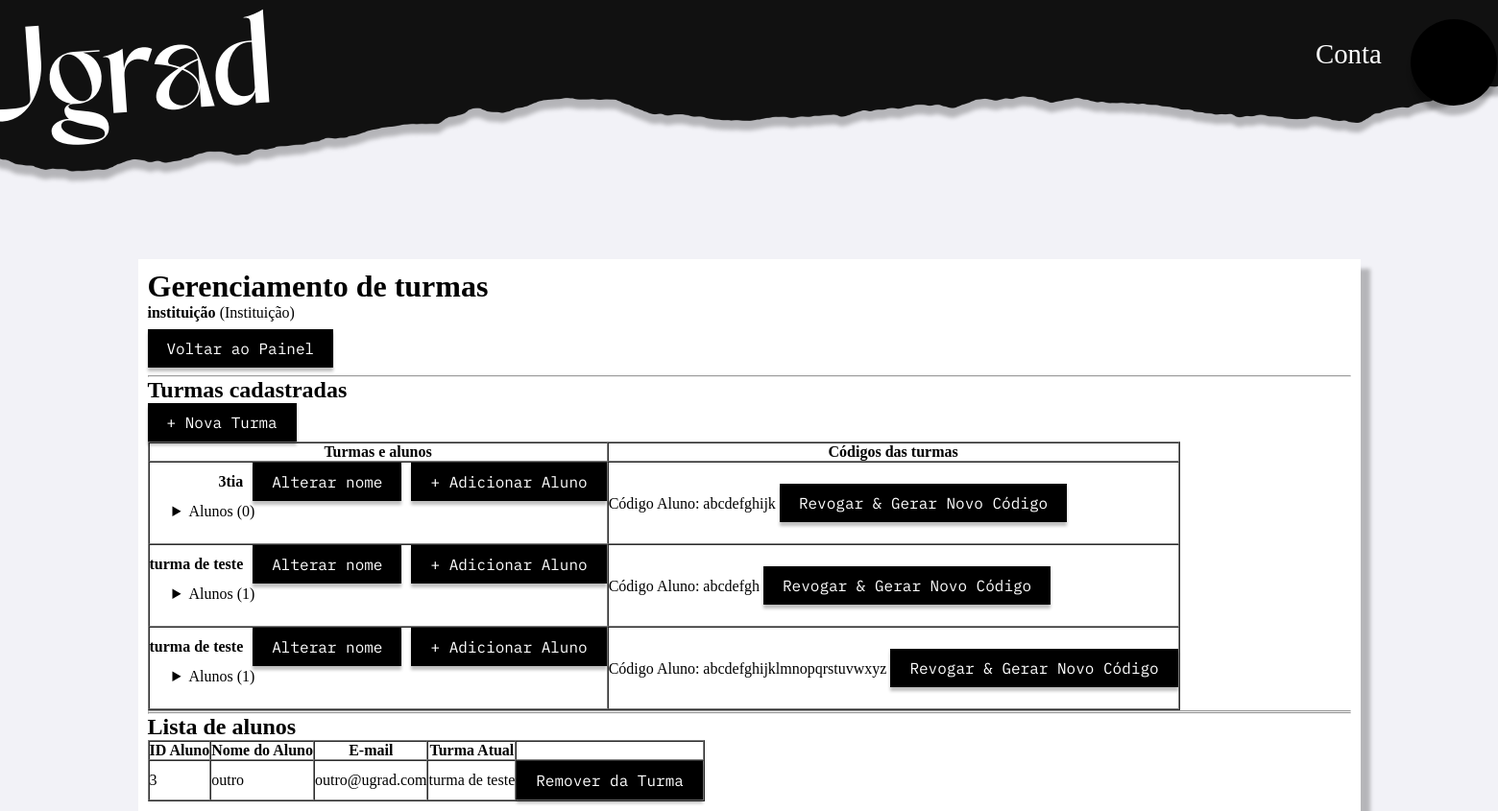
The page /gerenciar_turmas.php (signed in) on the database as committed earlier.
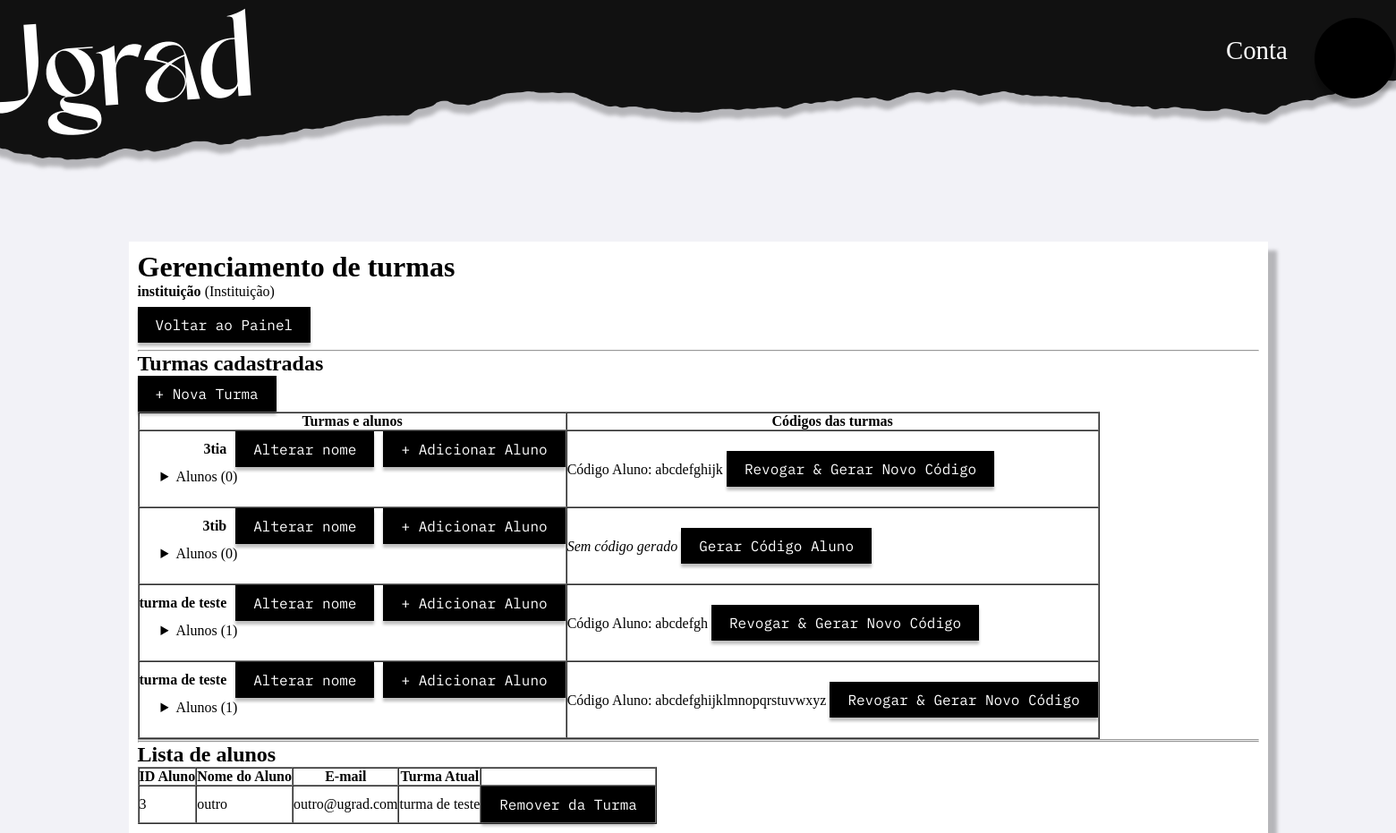
The same page on the database as committed later.
### tables this page shows
CREATE TABLE codigo_instituicao(
  id_instituicao int NOT NULL,
  codigo varchar(30) UNIQUE NOT NULL,
  tipo_usuario int NOT NULL,
  id_turma int,
  FOREIGN KEY(id_instituicao) REFERENCES usuarios(id),
  data_criacao timestamp DEFAULT CURRENT_TIMESTAMP
);

CREATE TABLE turmas(
  id int PRIMARY KEY AUTO_INCREMENT,
  nome varchar(25) NOT NULL,
  id_instituicao int NOT NULL,
  FOREIGN KEY (id_instituicao) REFERENCES usuarios(id)
);

CREATE TABLE extra_usuarios(
  id_usuario int PRIMARY KEY NOT NULL,
  FOREIGN KEY (id_usuario) REFERENCES usuarios (id),
  id_turma int,
  id_instituicao int,
  FOREIGN KEY (id_turma) REFERENCES turmas(id),
  FOREIGN KEY (id_instituicao) REFERENCES usuarios(id)
);

CREATE TABLE usuarios(
  id int PRIMARY KEY AUTO_INCREMENT,
  nome varchar(64),
  email varchar(128) unique NOT NULL,
  senha varchar(128) NOT NULL,
  descricao varchar(1000),
  tipo int NOT NULL,
  ativada boolean DEFAULT TRUE,
  imagem_perfil longblob,
  data_criacao timestamp DEFAULT CURRENT_TIMESTAMP,
  FOREIGN KEY (tipo) REFERENCES tipos_usuario (id)
);

### gerenciar_turmas.php (the view, shortened to what the changed rows need)
<?php
require_once 'Servidor/config.php';
$id_instituicao = $_SESSION['usuario_id_instituicao'];
$stmt_turmas = $pdo->prepare(
   'SELECT t.id, t.nome, c.codigo
    FROM turmas t
    LEFT JOIN codigo_instituicao c ON c.id_turma = t.id AND c.tipo_usuario = 1 AND c.id_instituicao = ?
    WHERE t.id_instituicao = ?
    ORDER BY t.nome ASC'
);
$stmt_turmas->execute([$id_instituicao, $id_instituicao]);
$turmas = $stmt_turmas->fetchAll();
$stmt_alunos = $pdo->prepare(
   'SELECT u.id, u.nome, u.email, e.id_turma, t.nome AS nome_turma
    FROM usuarios u
    LEFT JOIN extra_usuarios e ON e.id_usuario = u.id
    LEFT JOIN turmas t ON t.id = e.id_turma
    WHERE u.tipo = 1 AND e.id_instituicao = ?
    ORDER BY u.nome ASC'
);
$stmt_alunos->execute([$id_instituicao]);
$alunos = $stmt_alunos->fetchAll();
$alunos_por_turma = [];
foreach ($alunos as $a) {
    if (!empty($a['id_turma'])) {
        $alunos_por_turma[$a['id_turma']][] = $a;
    }
}
include 'header.php';
?>
    <div class="centrao">
    <div id="main_paper">
        <h1>Gerenciamento de turmas</h1>
        <br><p><a href="dashboard.php" class="btn-novo">Voltar ao Painel</a></p><br>
        <h2>Turmas cadastradas</h2>
        <?php if (count($turmas) > 0): ?>
            <table border="1" cellpadding="5" cellspacing="0">
                <thead>
                    <tr>
                        <th>Turmas e alunos</th>
                        <th>Códigos das turmas</th>
                    </tr>
                </thead>
                <tbody>
                    <?php foreach ($turmas as $t):
                        $alunos_da_turma = $alunos_por_turma[$t['id']] ?? [];
                    ?>
                        <tr>
                            <td>
                                <div id="div_nome_turma_<?= $t['id'] ?>" style="display: flex; align-items: center; gap: 10px; flex-wrap: wrap;" class="buttons_criar">
                                    <strong><?= htmlspecialchars($t['nome']) ?></strong>
                                    <button type="button" onclick="toggleEditarTurma(<?= $t['id'] ?>)" class="btn-novo">Alterar nome</button>
                                    <button type="button" onclick="toggleAddAlunoTurma(<?= $t['id'] ?>)" class="btn-novo">+ Adicionar Aluno</button>
                                </div>
                                <br>
                                <details style="font-size: 16px;">
                                    <summary>Alunos (<?= count($alunos_da_turma) ?>)</summary>
                                    <br>
                                </details>
                            </td>
                            <td>
                                <?php if (!empty($t['codigo'])): ?>
                                    <span>Código Aluno: <code><?= htmlspecialchars($t['codigo']) ?></code></span>
                                    <form action="" method="POST" style="display:inline;">
                                        <button type="submit" class="btn-novo" onclick="return confirm('Deseja revogar o código atual e gerar um novo?');">Revogar & Gerar Novo Código</button>
                                    </form>
                                <?php else: ?>
                                    <span><em>Sem código gerado</em></span>
                                    <form action="" method="POST" style="display:inline;">
                                        <button type="submit" class="btn-novo">Gerar Código Aluno</button>
                                    </form>
                                <?php endif; ?>
                            </td>
                        </tr>
                    <?php endforeach; ?>
                </tbody>
            </table>
        <?php else: ?>
            <p>Nenhuma turma cadastrada até o momento.</p>
        <?php endif; ?>
        <h2>Lista de alunos</h2>
        <?php if (count($alunos) > 0): ?>
            <table border="1" cellpadding="5" cellspacing="0">
                <thead>
                    <tr>
                        <th>ID Aluno</th>
                        <th>Nome do Aluno</th>
                        <th>E-mail</th>
                        <th>Turma Atual</th>
                        <th></th>
                    </tr>
                </thead>
                <tbody>
                    <?php foreach ($alunos as $a): ?>
                        <tr>
                            <td><?= $a['id'] ?></td>
                            <td><?= htmlspecialchars($a['nome']) ?></td>
                            <td><?= htmlspecialchars($a['email']) ?></td>
                            <td><?= $a['nome_turma'] ? htmlspecialchars($a['nome_turma']) : '<em>Sem Turma</em>' ?></td>
                            <td>
                                <?php if (!empty($a['id_turma'])): ?>
                                    <form action="" method="POST">
                                        <button type="submit" class="btn-novo">Remover da Turma</button>
                                    </form>
                                <?php else: ?>
                                    -
                                <?php endif; ?>
                            </td>
                        </tr>
                    <?php endforeach; ?>
                </tbody>
            </table>
        <?php else: ?>
            <p>Nenhum aluno encontrado.</p>
        <?php endif; ?>
    </div>
    </div>
</body>
</html>

Rows that differ between the two databases and show on the page:
now on this page (row edited): turmas: nome "3tib", id "0"
